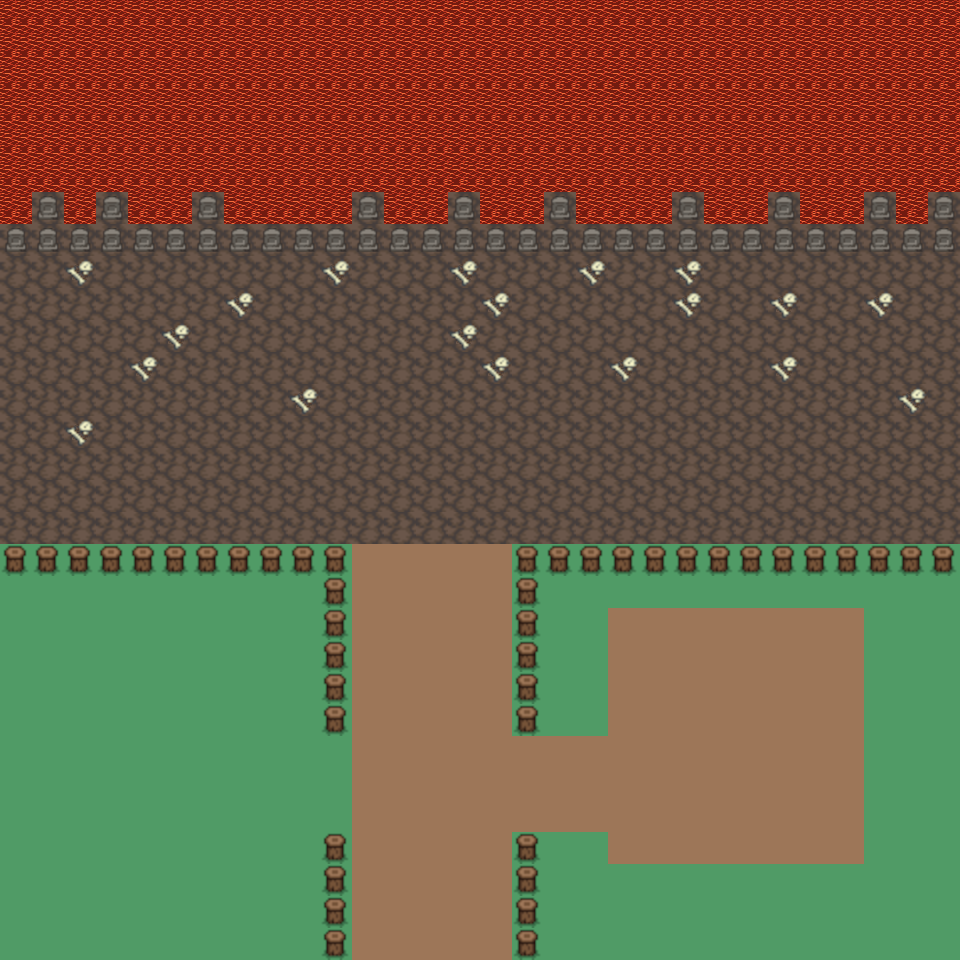

This game map was drawn from its Tiled (.tmx) file and the tilesets committed beside it. A one-line description and the full map source follow:
An orthogonal 30x30 tile map with 32x32 px tiles, 1 tile layer (Tile Layer 1).

<map version="1.10" tiledversion="1.10.2" orientation="orthogonal" renderorder="right-down" width="30" height="30" tilewidth="32" tileheight="32" infinite="0" nextlayerid="2" nextobjectid="1">
 <tileset firstgid="1" name="tile" tilewidth="32" tileheight="32" tilecount="7" columns="0">
  <grid orientation="orthogonal" width="1" height="1" />
  <tile id="0">
   <image width="32" height="32" source="tombstone.png" />
  </tile>
  <tile id="1">
   <image width="32" height="32" source="ashland.png" />
  </tile>
  <tile id="2">
   <image width="32" height="32" source="Bones.png" />
  </tile>
  <tile id="3">
   <image width="32" height="32" source="lava.png" />
  </tile>
  <tile id="4">
   <image width="32" height="32" source="fences.png" />
  </tile>
  <tile id="5">
   <image width="32" height="32" source="brown_plain.png" />
  </tile>
  <tile id="6">
   <image width="32" height="32" source="grass.png" />
  </tile>
 </tileset>
 <layer id="1" name="Tile Layer 1" width="30" height="30">
  <data encoding="csv">
4,4,4,4,4,4,4,4,4,4,4,4,4,4,4,4,4,4,4,4,4,4,4,4,4,4,4,4,4,4,
4,4,4,4,4,4,4,4,4,4,4,4,4,4,4,4,4,4,4,4,4,4,4,4,4,4,4,4,4,4,
4,4,4,4,4,4,4,4,4,4,4,4,4,4,4,4,4,4,4,4,4,4,4,4,4,4,4,4,4,4,
4,4,4,4,4,4,4,4,4,4,4,4,4,4,4,4,4,4,4,4,4,4,4,4,4,4,4,4,4,4,
4,4,4,4,4,4,4,4,4,4,4,4,4,4,4,4,4,4,4,4,4,4,4,4,4,4,4,4,4,4,
4,4,4,4,4,4,4,4,4,4,4,4,4,4,4,4,4,4,4,4,4,4,4,4,4,4,4,4,4,4,
4,1,4,1,4,4,1,4,4,4,4,1,4,4,1,4,4,1,4,4,4,1,4,4,1,4,4,1,4,1,
1,1,1,1,1,1,1,1,1,1,1,1,1,1,1,1,1,1,1,1,1,1,1,1,1,1,1,1,1,1,
2,2,3,2,2,2,2,2,2,2,3,2,2,2,3,2,2,2,3,2,2,3,2,2,2,2,2,2,2,2,
2,2,2,2,2,2,2,3,2,2,2,2,2,2,2,3,2,2,2,2,2,3,2,2,3,2,2,3,2,2,
2,2,2,2,2,3,2,2,2,2,2,2,2,2,3,2,2,2,2,2,2,2,2,2,2,2,2,2,2,2,
2,2,2,2,3,2,2,2,2,2,2,2,2,2,2,3,2,2,2,3,2,2,2,2,3,2,2,2,2,2,
2,2,2,2,2,2,2,2,2,3,2,2,2,2,2,2,2,2,2,2,2,2,2,2,2,2,2,2,3,2,
2,2,3,2,2,2,2,2,2,2,2,2,2,2,2,2,2,2,2,2,2,2,2,2,2,2,2,2,2,2,
2,2,2,2,2,2,2,2,2,2,2,2,2,2,2,2,2,2,2,2,2,2,2,2,2,2,2,2,2,2,
2,2,2,2,2,2,2,2,2,2,2,2,2,2,2,2,2,2,2,2,2,2,2,2,2,2,2,2,2,2,
2,2,2,2,2,2,2,2,2,2,2,2,2,2,2,2,2,2,2,2,2,2,2,2,2,2,2,2,2,2,
5,5,5,5,5,5,5,5,5,5,5,6,6,6,6,6,5,5,5,5,5,5,5,5,5,5,5,5,5,5,
7,7,7,7,7,7,7,7,7,7,5,6,6,6,6,6,5,7,7,7,7,7,7,7,7,7,7,7,7,7,
7,7,7,7,7,7,7,7,7,7,5,6,6,6,6,6,5,7,7,6,6,6,6,6,6,6,6,7,7,7,
7,7,7,7,7,7,7,7,7,7,5,6,6,6,6,6,5,7,7,6,6,6,6,6,6,6,6,7,7,7,
7,7,7,7,7,7,7,7,7,7,5,6,6,6,6,6,5,7,7,6,6,6,6,6,6,6,6,7,7,7,
7,7,7,7,7,7,7,7,7,7,5,6,6,6,6,6,5,7,7,6,6,6,6,6,6,6,6,7,7,7,
7,7,7,7,7,7,7,7,7,7,7,6,6,6,6,6,6,6,6,6,6,6,6,6,6,6,6,7,7,7,
7,7,7,7,7,7,7,7,7,7,7,6,6,6,6,6,6,6,6,6,6,6,6,6,6,6,6,7,7,7,
7,7,7,7,7,7,7,7,7,7,7,6,6,6,6,6,6,6,6,6,6,6,6,6,6,6,6,7,7,7,
7,7,7,7,7,7,7,7,7,7,5,6,6,6,6,6,5,7,7,6,6,6,6,6,6,6,6,7,7,7,
7,7,7,7,7,7,7,7,7,7,5,6,6,6,6,6,5,7,7,7,7,7,7,7,7,7,7,7,7,7,
7,7,7,7,7,7,7,7,7,7,5,6,6,6,6,6,5,7,7,7,7,7,7,7,7,7,7,7,7,7,
7,7,7,7,7,7,7,7,7,7,5,6,6,6,6,6,5,7,7,7,7,7,7,7,7,7,7,7,7,7
</data>
 </layer>
</map>